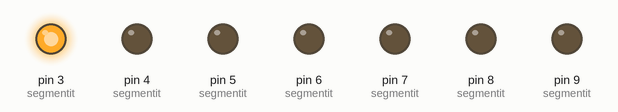
Simulated run of this sketch. Board: Arduino Uno, built with avr-gcc and run on an emulated ATmega328P. On the bench: output pins drawn as LEDs (lit = HIGH). Random numbers use the default seed unless the sketch sets one.

Above: at 0.16 s.
At 2.0 s:
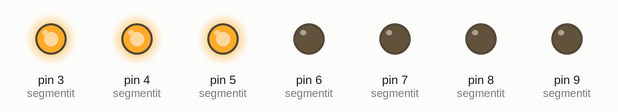
At 10.0 s:
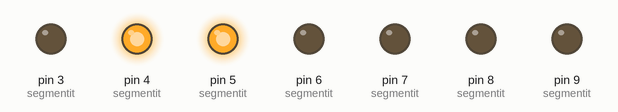
At 18.0 s:
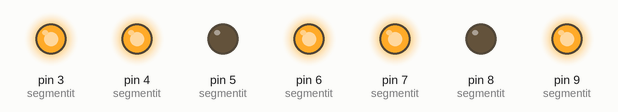
At 26.0 s:
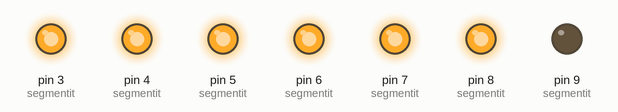
At 38.0 s:
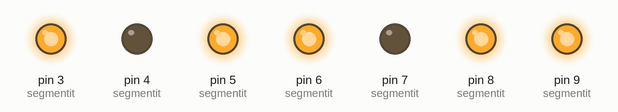
Timing chart, 0 to 40.0 s (numbered marks = the images above):
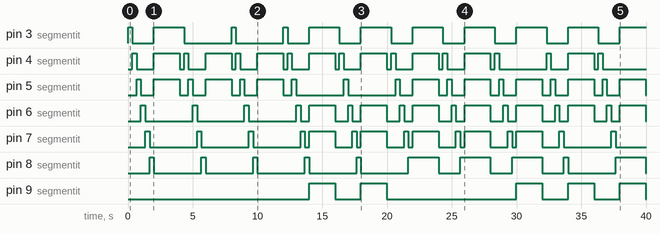

The sketch:

Tehtava5.ino
```cpp
// Määritellään jokaiselle segmentille oma digitaalipinni.
int a = 3, b = 4, c = 5, d = 6, e = 7, f = 8, g = 9;

// Määritellään 7kpl segmenttejä.
int segmentit[7] = {a, b, c, d, e, f, g};

// Määritellään käytettävät segmentit tulostettaville oktaalilukujen digiteille.
// 0 = segmenttiä ei käytetä digitin tulostamiseen.
int oktaaliDigitit[8][7] = {	// 8 digittiä, käytetään max. 7 segmenttiä.
    {a, b, c, d, e, f, 0}, 	// Oktaali-digitti 0, Järjestysluku = 0
    {0, b, c, 0, 0, 0, 0}, 	// Oktaali-digitti 1, Järjestysluku = 1
    {a, b, 0, d, e, 0, g}, 	// Oktaali-digitti 2, Järjestysluku = 2
    {a, b, c, d, 0, 0, g}, 	// Oktaali-digitti 3, Järjestysluku = 3
    {0, b, c, 0, 0, f, g}, 	// Oktaali-digitti 4, Järjestysluku = 4
    {a, 0, c, d, 0, f, g}, 	// Oktaali-digitti 5, Järjestysluku = 5
    {a, 0, c, d, e, f, g}, 	// Oktaali-digitti 6, Järjestysluku = 6
    {a, b, c, 0, 0, 0, 0} 	// Oktaali-digitti 7, Järjestysluku = 7
};

// Funktio, joka tulostaa Oktaali-digitit 0-7
void naytaDigitti(int digitinJarjestysluku) {
  // For -ilmukka toistaa koodin 8 kertaa (oktaaliDigitit -taulukon rivimäärä).
    for (int i1 = 0; i1 < 8; i1++) {
      // Jos digitin järjestysluku on sama kuin for -silmukan inkrementin arvo, niin suoritetaan uusi for -silmukka
        if (digitinJarjestysluku == i1) {
          // For -ilmukka toistaa koodin 7 kertaa (segmenttien määrä).
            for (int i2 = 0; i2 < 7; i2++) {
              // Sytytetään digitin tulostamiseen tarvittavat segmentit
              // i1 = digitin järjestysluku (oktaaliDigitit -taulukon rivi)
              // i2 = rivillä määritellyt segmentit a,b,c,d,e,f,g
                digitalWrite(oktaaliDigitit[i1][i2], HIGH);
            }
        }
    }
}

// Arduinon oma setup -funktio, jossa määritellään digitaalipinnien tilat.
void setup() {
    for (int i = 0; i < 7; i++) {
      // Asetetaan kaikki aiemmin määrietyt pinnit tulostus-/ulostulotilaan.
      pinMode(segmentit[i], OUTPUT);
    }
}

// Funktio, joka sammuttaa kaikki 7 segmenttiä.
void sammuta() {
    for (int i = 0; i < 7; i++) {
        digitalWrite(segmentit[i], LOW);
    }
}

// Efekti, jossa näytön uloimmat segmentit (6kpl) rullaavat 2s ajan.
// Jokainen segmentti palaaa vuorollaan 333ms ajan.
void efekti(){
  for (int i = 0; i < 6; i++) {
	digitalWrite(segmentit[i], HIGH);
    delay(333); // 2000ms/6=333ms
	sammuta();
     }
}

// Arduinon oma loop -funktio, jossa suoritetaan ohjelmakoodi.
void loop() {
  // Suoritetaan ensin vaadittu visuaalinen efekti.
  efekti();
  // Efektin päätyttyä tulostetaan näytölle sanunnainen oktaali digitti (0-7) 2s ajaksi.
  naytaDigitti(random(8));
  delay(2000);
  sammuta();
}
```

Measured:
- by itself, pin 3 (segmentit): LOW → HIGH at 0.00 s, → LOW 0.33 s later, → HIGH 1.7 s later, → LOW 2.3 s later, … (21 changes in this stretch)
- by itself, pin 4 (segmentit): LOW → HIGH at 0.33 s, → LOW 0.33 s later, → HIGH 1.3 s later, → LOW 2.0 s later, … (36 changes in this stretch)
- by itself, pin 5 (segmentit): LOW → HIGH at 0.67 s, → LOW 0.33 s later, → HIGH 1.0 s later, → LOW 2.0 s later, … (36 changes in this stretch)
- by itself, pin 6 (segmentit): repeats every 4.0 s: HIGH 0.33 s, LOW 0.67 s, HIGH 2.0 s, LOW 1.0 s
- by itself, pin 7 (segmentit): LOW → HIGH at 1.3 s, → LOW 0.33 s later, → HIGH 3.7 s later, → LOW 0.33 s later, … (30 changes in this stretch)
- by itself, pin 8 (segmentit): goes 5 × (HIGH 0.33 s, LOW 3.7 s), 3 × (HIGH 2.3 s, LOW 1.7 s), HIGH 0.33 s, LOW 3.7 s, HIGH 2.3 s, then LOW
- by itself, pin 9 (segmentit): LOW → HIGH at 14.0 s, → LOW 2.0 s later, → HIGH 2.0 s later, → LOW 2.0 s later, … (10 changes in this stretch)
